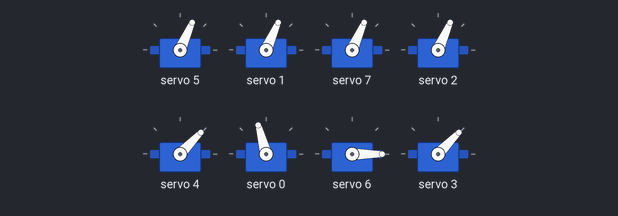
A sketch run on a simulated Arduino Uno, built with avr-gcc and run on an emulated ATmega328P. On the bench: 8 × servo.

Above: at 0.05 s.
At 0.25 s:
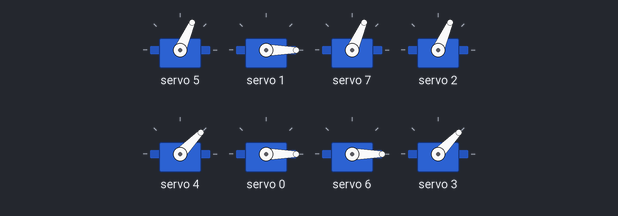
At 0.35 s:
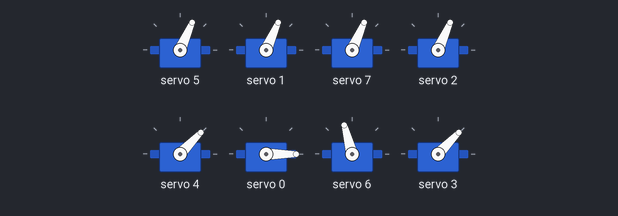
At 0.7 s:
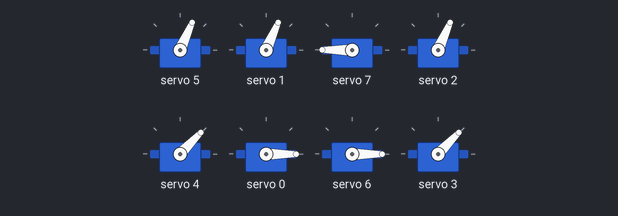
At 1.0 s:
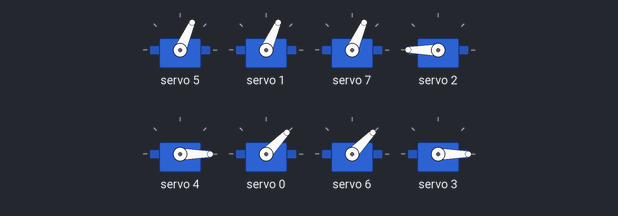
At 1.35 s:
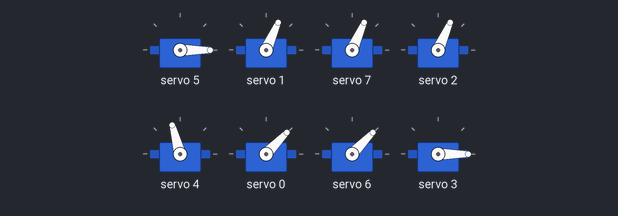
Timing chart, 0 to 3.2 s (numbered marks = the images above):
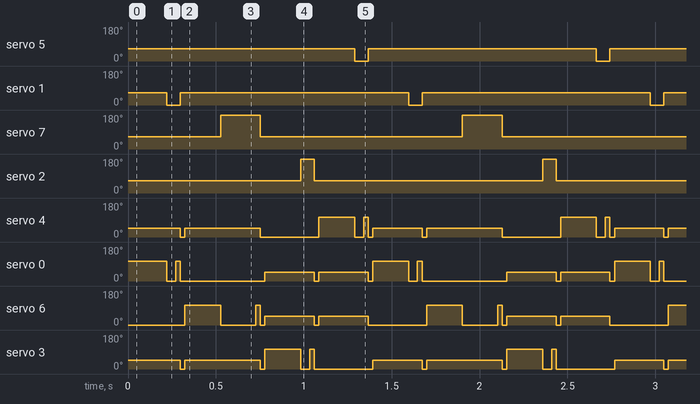

Measured:
- by itself, servo 5, servo 1: alternates 66° for 1.3 s and 0° for 0.08 s
- by itself, servo 7: alternates 180° for 0.23 s and 66° for 1.1 s
- by itself, servo 2: alternates 180° for 0.08 s and 66° for 1.3 s
- by itself, servo 4: repeats every 1.4 s: 46° 0.43 s, 0° 0.33 s, 105° 0.20 s, 0° 0.05 s, 105° 0.03 s, 0° 0.03 s, 46° 0.28 s, 0° 0.03 s
- by itself, servo 0: repeats every 1.4 s: 105° 0.03 s, 0° 0.48 s, 2 × (46° 0.28 s, 0° 0.03 s), 105° 0.20 s, 0° 0.05 s
- by itself, servo 6: repeats every 1.4 s: 0° 0.20 s, 105° 0.03 s, 2 × (0° 0.03 s, 46° 0.28 s), 0° 0.33 s, 105° 0.20 s
- by itself, servo 3: repeats every 1.4 s: 46° 0.43 s, 0° 0.03 s, 105° 0.20 s, 0° 0.05 s, 105° 0.03 s, 0° 0.33 s, 46° 0.28 s, 0° 0.03 s

The sketch:

Movement.ino
```cpp
#include <Wire.h>
#include <Adafruit_PWMServoDriver.h>

Adafruit_PWMServoDriver pwm = Adafruit_PWMServoDriver();

#define SERVOMIN  100 // this is the 'minimum' pulse length count (out of 4096)
#define SERVOMAX  600 // this is the 'maximum' pulse length count (out of 4096)
#define SERVOMID  300
void setup() {
  Serial.begin(9600);
  pwm.begin();
  pwm.setPWMFreq(60);  // Analog servos run at ~60 Hz updates
  delay(10);
}
void setServoPulse(uint8_t n, double pulse) {
  double pulselength;

  pulselength = 1000000;   // 1,000,000 us per second
  pulselength /= 60;   // 60 Hz
  Serial.print(pulselength); Serial.println(" us per period");
  pulselength /= 4096;  // 12 bits of resolution
  Serial.print(pulselength); Serial.println(" us per bit");
  pulse *= 1000000;  // convert to us
  pulse /= pulselength;
  Serial.println(pulse);
  pwm.setPWM(n, 0, pulse);
}
void tilt(int n)
{
  pwm.setPWM(5, 0, SERVOMID);
  pwm.setPWM(1, 0, SERVOMID);
  pwm.setPWM(7, 0, SERVOMID);
  pwm.setPWM(2, 0, SERVOMID);
  switch(n)
  {
    case 1:
    pwm.setPWM(4, 0, 250);
    pwm.setPWM(0, 0, 400);
    pwm.setPWM(6, 0, 100);
    pwm.setPWM(3, 0, 250);
    delay(200);
    pwm.setPWM(4, 0, 250);
    pwm.setPWM(0, 0, 100);
    pwm.setPWM(6, 0, 100);
    pwm.setPWM(3, 0, 250);
    break;

    case 2:
    pwm.setPWM(4, 0, 100);
    pwm.setPWM(0, 0, 250);
    pwm.setPWM(6, 0, 250);
    pwm.setPWM(3, 0, 400);
    delay(200);
    pwm.setPWM(4, 0, 100);
    pwm.setPWM(0, 0, 250);
    pwm.setPWM(6, 0, 250);
    pwm.setPWM(3, 0, 100);
    break;

    case 3:
    pwm.setPWM(4, 0, 400);
    pwm.setPWM(0, 0, 250);
    pwm.setPWM(6, 0, 250);
    pwm.setPWM(3, 0, 100);
    delay(200);
    pwm.setPWM(4, 0, 100);
    pwm.setPWM(0, 0, 250);
    pwm.setPWM(6, 0, 250);
    pwm.setPWM(3, 0, 100);
    break;

    case 4:
    pwm.setPWM(4, 0, 250);
    pwm.setPWM(0, 0, 100);
    pwm.setPWM(6, 0, 400);
    pwm.setPWM(3, 0, 250);
    delay(200);
    pwm.setPWM(4, 0, 250);
    pwm.setPWM(0, 0, 100);
    pwm.setPWM(6, 0, 100);
    pwm.setPWM(3, 0, 250);
    break;
  }
}
void test(int n)
{
  switch(n)
  {
    case 0:
    pwm.setPWM(0,0,SERVOMIN);
    delay(500);
    pwm.setPWM(0,0,SERVOMAX);
    delay(500);
    break;

    case 1:
    pwm.setPWM(1,0,SERVOMIN);
    delay(500);
    pwm.setPWM(1,0,SERVOMAX);
    delay(500);
    break;

    case 2:
    pwm.setPWM(2,0,SERVOMIN);
    delay(500);
    pwm.setPWM(2,0,SERVOMAX);
    delay(500);
    break;

    case 3:
    pwm.setPWM(3,0,SERVOMIN);
    delay(500);
    pwm.setPWM(3,0,SERVOMAX);
    delay(500);
    break;

    case 4:
    pwm.setPWM(4,0,SERVOMIN);
    delay(500);
    pwm.setPWM(4,0,SERVOMAX);
    delay(500);
    break;

    case 5:
    pwm.setPWM(5,0,SERVOMIN);
    delay(500);
    pwm.setPWM(5,0,SERVOMAX);
    delay(500);
    break;

    case 6:
    pwm.setPWM(6,0,SERVOMIN);
    delay(500);
    pwm.setPWM(6,0,SERVOMAX);
    delay(500);
    break;

    case 7:
    pwm.setPWM(7,0,SERVOMIN);
    delay(500);
    pwm.setPWM(7,0,SERVOMAX);
    delay(500);
    break;

  }
}
void idle()
{
  pwm.setPWM(5, 0, SERVOMID);
  pwm.setPWM(1, 0, SERVOMID);
  pwm.setPWM(7, 0, SERVOMID);
  pwm.setPWM(2, 0, SERVOMID);

  pwm.setPWM(4, 0, SERVOMIN);
  pwm.setPWM(0, 0, SERVOMIN);
  pwm.setPWM(6, 0, SERVOMIN);
  pwm.setPWM(3, 0, SERVOMIN);
}
void flex()
{
  pwm.setPWM(5, 0, SERVOMID);
  pwm.setPWM(1, 0, SERVOMID);
  pwm.setPWM(7, 0, SERVOMID);
  pwm.setPWM(2, 0, SERVOMID);

  pwm.setPWM(4, 0, SERVOMAX);
  pwm.setPWM(0, 0, SERVOMAX);
  pwm.setPWM(6, 0, SERVOMAX);
  pwm.setPWM(3, 0, SERVOMAX);
}
void motion(int n)
{
  switch(n)
  {
    case 1:
//    pwm.setPWM(5, 0, SERVOMID);
    pwm.setPWM(1, 0, SERVOMIN);
    delay(50);
    pwm.setPWM(0, 0, 400);
//    pwm.setPWM(7, 0, SERVOMID);
//    pwm.setPWM(2, 0, SERVOMID);
    break;

     case 2:
//    pwm.setPWM(5, 0, SERVOMID);
//    pwm.setPWM(1, 0, SERVOMID);
//    pwm.setPWM(7, 0, SERVOMID);
    pwm.setPWM(2, 0, SERVOMAX);
    delay(50);
    pwm.setPWM(3, 0, 400);
    break;

    case 3:
    pwm.setPWM(5, 0, SERVOMIN);
    delay(50);
    pwm.setPWM(4, 0, 400);
//    pwm.setPWM(1, 0, SERVOMID);
//    pwm.setPWM(7, 0, SERVOMID);
//    pwm.setPWM(2, 0, SERVOMID);
    break;

    case 4:
//    pwm.setPWM(5, 0, SERVOMID);
//    pwm.setPWM(1, 0, SERVOMID);
    pwm.setPWM(7, 0, SERVOMAX);
    delay(200);
    pwm.setPWM(6, 0, 400);
//    pwm.setPWM(2, 0, SERVOMID);
    break;
  }
}
void loop() {
//  tilt(1);
//  delay(2000);
//  tilt(2);
//  delay(2000);
tilt(1);
motion(1);
delay(20);
idle();
delay(20);
tilt(4);
motion(4);
delay(20);
idle();
delay(20);
tilt(2);
motion(2);
delay(20);
idle();
delay(20);
tilt(3);
motion(3);
delay(20);
idle();
delay(20);
}
```
